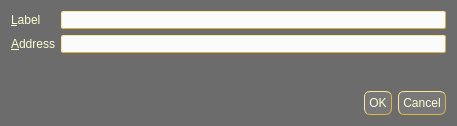
<?xml version="1.0" encoding="UTF-8"?>
<ui version="4.0">
 <class>EditAddressDialog</class>
 <widget class="QDialog" name="EditAddressDialog">
  <property name="geometry">
   <rect>
    <x>0</x>
    <y>0</y>
    <width>457</width>
    <height>126</height>
   </rect>
  </property>
  <property name="windowTitle">
   <string>Edit Address</string>
  </property>
  <property name="windowIcon">
   <iconset resource="../carpediemcoin.qrc">
    <normaloff>:/icons/toolbar</normaloff>:/icons/toolbar</iconset>
  </property>
  <property name="styleSheet">
   <string notr="true">QWidget {background-color: #6C6C6C; color: #FFFFD3 } QPushButton { background-color: #787878; color: #FFFFD3; border-style:outset; border-color: #dcb540; border-width: 1px; border-radius: 6px; padding: 4px} QPushButton::hover { background-color: #6C6C6C; color: #FFFFD3; border-style:outset; border-color: #dcb540; border-width: 1px; border-radius: 6px; padding: 4px}  QPushButton::pressed {background-color: #FBFBFB; color: #E5990C; border-style:outset; border-color: #DCB540; border-radius: 6px; padding: 4px} QLabel {color: #FFFFD3} QLineEdit {background-color: #FBFBFB; color: #E5990C; border-style:outset; border-color: #dcb540; border-width: 1px; border-radius: 2px; padding: 0px}</string>
  </property>
  <layout class="QVBoxLayout" name="verticalLayout">
   <item>
    <layout class="QFormLayout" name="formLayout">
     <property name="fieldGrowthPolicy">
      <enum>QFormLayout::AllNonFixedFieldsGrow</enum>
     </property>
     <item row="0" column="0">
      <widget class="QLabel" name="label">
       <property name="text">
        <string>&amp;Label</string>
       </property>
       <property name="buddy">
        <cstring>labelEdit</cstring>
       </property>
      </widget>
     </item>
     <item row="0" column="1">
      <widget class="QLineEdit" name="labelEdit">
       <property name="toolTip">
        <string>The label associated with this address book entry</string>
       </property>
       <property name="styleSheet">
        <string notr="true"/>
       </property>
      </widget>
     </item>
     <item row="1" column="0">
      <widget class="QLabel" name="label_2">
       <property name="text">
        <string>&amp;Address</string>
       </property>
       <property name="buddy">
        <cstring>addressEdit</cstring>
       </property>
      </widget>
     </item>
     <item row="1" column="1">
      <widget class="QLineEdit" name="addressEdit">
       <property name="toolTip">
        <string>The address associated with this address book entry. This can only be modified for sending addresses.</string>
       </property>
       <property name="styleSheet">
        <string notr="true"/>
       </property>
      </widget>
     </item>
    </layout>
   </item>
   <item>
    <widget class="QDialogButtonBox" name="buttonBox">
     <property name="styleSheet">
      <string notr="true"/>
     </property>
     <property name="orientation">
      <enum>Qt::Horizontal</enum>
     </property>
     <property name="standardButtons">
      <set>QDialogButtonBox::Cancel|QDialogButtonBox::Ok</set>
     </property>
    </widget>
   </item>
  </layout>
 </widget>
 <resources>
  <include location="../carpediemcoin.qrc"/>
 </resources>
 <connections>
  <connection>
   <sender>buttonBox</sender>
   <signal>accepted()</signal>
   <receiver>EditAddressDialog</receiver>
   <slot>accept()</slot>
   <hints>
    <hint type="sourcelabel">
     <x>248</x>
     <y>254</y>
    </hint>
    <hint type="destinationlabel">
     <x>157</x>
     <y>274</y>
    </hint>
   </hints>
  </connection>
  <connection>
   <sender>buttonBox</sender>
   <signal>rejected()</signal>
   <receiver>EditAddressDialog</receiver>
   <slot>reject()</slot>
   <hints>
    <hint type="sourcelabel">
     <x>316</x>
     <y>260</y>
    </hint>
    <hint type="destinationlabel">
     <x>286</x>
     <y>274</y>
    </hint>
   </hints>
  </connection>
 </connections>
</ui>
